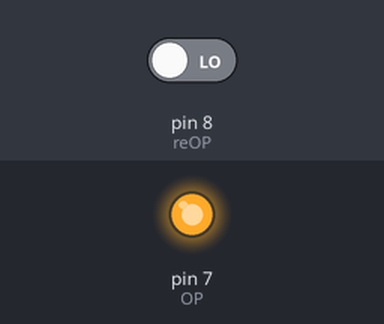
Bench run of a sketch on a simulated Arduino Uno, built with avr-gcc and run on an emulated ATmega328P. Parts: output pins drawn as LEDs (lit = HIGH). Inputs (shaded band) come from the test bench; at power-on: pin 8 (reOP) LOW. What the sketch prints to the serial monitor is not drawn.

Above: at 2.9 s.
3.0 s: pin 8 (reOP) driven HIGH
At 3.7 s:
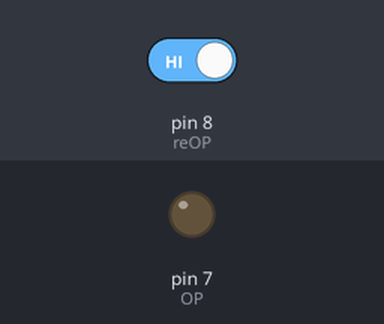
Timing chart, 0 to 6.0 s (numbered marks = the images above; inputs shaded):
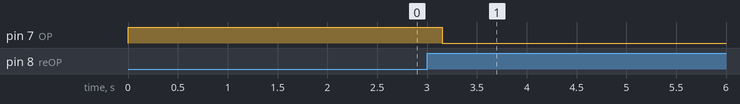

Measured:
- after the input at 3.0 s, pin 7 (OP): HIGH → LOW after 0.15 s

The sketch:

doorCheck.ino
```cpp
#define OP 7
#define reOP 8
void setup() {
  Serial.begin(9600);
  pinMode(OP, OUTPUT);
  pinMode(reOP, INPUT);
  digitalWrite(OP, HIGH);
}

void loop() {
  //Serial.println("going high");
  //digitalWrite(OP, HIGH);
  //delay(1000);
  //Serial.println("going low");
 // digitalWrite(OP, LOW);
  //delay(10000);

  if(digitalRead(reOP)){
    Serial.println(digitalRead(reOP));
    Serial.println("remote pressed");
    digitalWrite(OP, LOW);
    Serial.println("");
    delay(10000);
  }else{
    Serial.print("*");
    delay(1000);
  }
  delay(50);
}
```
